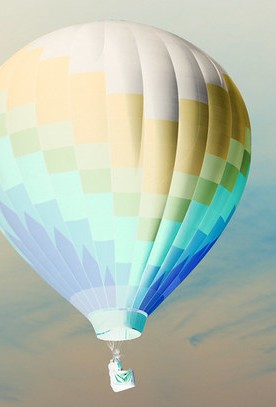
#> input picture bakesrc/balloon-crop-inv.jpg, 276 x 407 px
$ python img2scene.py ../bakesrc/balloon-crop-inv.jpg 5 5 ../bakesrc/balloon-inv.jpg 1.0
#> lines starting #> are read from the running program, lines starting #| are printed output that depends on the picture
# usage: python3 img2scene.py <src> <cols> <rows> <outJson> [gamma] [boost]
# Converts an image to a dense ASCII level grid (bake data for engine scenes).
import sys, json
from PIL import Image, ImageOps
src, cols, rows, out = sys.argv[1], int(sys.argv[2]), int(sys.argv[3]), sys.argv[4]
gamma = float(sys.argv[5]) if len(sys.argv) > 5 else 1.1
im = Image.open(src).convert('L')
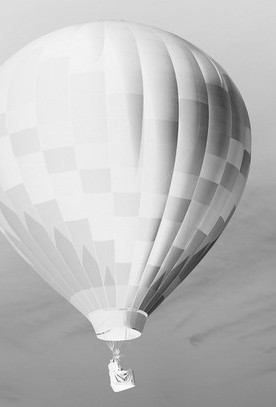
#> im: PIL image 276x407 L; min 39, max 255, mean 187.7
# cover-crop to target aspect (cells are ~2x tall visually, but data is per-cell)
im = ImageOps.fit(im, (cols, rows), Image.LANCZOS)
im = ImageOps.autocontrast(im, cutoff=1)
px = list(im.getdata())
#> px = 25 values, max 255 at index 1, min 0 at index 9, mean 130.4
lv = []
for v in px:
    x = (v / 255.0) ** gamma
    lv.append(round(x, 3))
#> this loop made 25 passes
#> (v, x) on passes 1 to 12: (247, 0.969), (255, 1), (215, 0.843), (22, 0.0863), (53, 0.208), (242, 0.949), (245, 0.961), (220, 0.863), (26, 0.102), (0, 0), (213, 0.835), (242, 0.949)
#> x on pass 24: 0.0941
#> after the loop, lv = 25 values, max 1 at index 1, min 0 at index 9, mean 0.511
json.dump({'cols': cols, 'rows': rows, 'data': lv}, open(out, 'w'))
print('baked', cols, rows, 'min', min(lv), 'max', max(lv))
#| baked 5 5 min 0.0 max 1.0
